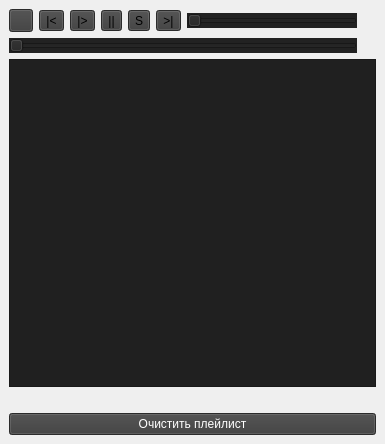
<?xml version="1.0" encoding="UTF-8"?>
<ui version="4.0">
 <class>MainWindow</class>
 <widget class="QMainWindow" name="MainWindow">
  <property name="geometry">
   <rect>
    <x>0</x>
    <y>0</y>
    <width>385</width>
    <height>444</height>
   </rect>
  </property>
  <property name="windowTitle">
   <string>IWoo_Player</string>
  </property>
  <property name="styleSheet">
   <string notr="true">MainWindow{
background-color: rgb(34, 34, 34);

}
</string>
  </property>
  <widget class="QWidget" name="centralwidget">
   <layout class="QGridLayout" name="gridLayout">
    <item row="0" column="2">
     <widget class="QToolButton" name="btn_play">
      <property name="styleSheet">
       <string notr="true">QToolButton{
	background-color: rgb(60, 60, 60);

}</string>
      </property>
      <property name="text">
       <string>|&gt;</string>
      </property>
      <property name="icon">
       <iconset resource="resourses.qrc">
        <normaloff>:/img/pl.png</normaloff>:/img/pl.png</iconset>
      </property>
     </widget>
    </item>
    <item row="0" column="3">
     <widget class="QToolButton" name="btn_pause">
      <property name="styleSheet">
       <string notr="true">QToolButton{
	background-color: rgb(60, 60, 60);

}
</string>
      </property>
      <property name="text">
       <string>||</string>
      </property>
      <property name="icon">
       <iconset resource="resourses.qrc">
        <normaloff>:/img/ps.png</normaloff>:/img/ps.png</iconset>
      </property>
     </widget>
    </item>
    <item row="0" column="1">
     <widget class="QToolButton" name="btn_previous">
      <property name="styleSheet">
       <string notr="true">QToolButton{
	background-color: rgb(60, 60, 60);

}
</string>
      </property>
      <property name="text">
       <string>|&lt;</string>
      </property>
      <property name="icon">
       <iconset resource="resourses.qrc">
        <normaloff>:/img/t.png</normaloff>:/img/t.png</iconset>
      </property>
     </widget>
    </item>
    <item row="0" column="0">
     <widget class="QToolButton" name="btn_add">
      <property name="styleSheet">
       <string notr="true">QToolButton{
	background-color: rgb(60, 60, 60);

}</string>
      </property>
      <property name="text">
       <string/>
      </property>
      <property name="icon">
       <iconset resource="resourses.qrc">
        <normaloff>:/img/g+.png</normaloff>:/img/g+.png</iconset>
      </property>
      <property name="iconSize">
       <size>
        <width>16</width>
        <height>16</height>
       </size>
      </property>
     </widget>
    </item>
    <item row="0" column="5">
     <widget class="QToolButton" name="btn_next">
      <property name="styleSheet">
       <string notr="true">QToolButton{
	background-color: rgb(60, 60, 60);

}</string>
      </property>
      <property name="text">
       <string>&gt;|</string>
      </property>
      <property name="icon">
       <iconset resource="resourses.qrc">
        <normaloff>:/img/gt.png</normaloff>:/img/gt.png</iconset>
      </property>
     </widget>
    </item>
    <item row="0" column="6">
     <widget class="QSlider" name="sl_volume">
      <property name="autoFillBackground">
       <bool>false</bool>
      </property>
      <property name="styleSheet">
       <string notr="true">QSlider{
	selection-background-color: rgb(62, 62, 62);
	selection-color: rgb(31, 31, 31);
	gridline-color: rgb(38, 38, 38);
background-color: rgb(34, 34, 34);
	
}
</string>
      </property>
      <property name="orientation">
       <enum>Qt::Horizontal</enum>
      </property>
     </widget>
    </item>
    <item row="5" column="0" colspan="8">
     <widget class="QLabel" name="currentTrack">
      <property name="styleSheet">
       <string notr="true">QLabel{
	color: rgb(255, 255, 255);
}</string>
      </property>
      <property name="text">
       <string/>
      </property>
     </widget>
    </item>
    <item row="0" column="4">
     <widget class="QToolButton" name="btn_stop">
      <property name="styleSheet">
       <string notr="true">QToolButton{
	background-color: rgb(60, 60, 60);

}
</string>
      </property>
      <property name="text">
       <string>S</string>
      </property>
      <property name="icon">
       <iconset resource="resourses.qrc">
        <normaloff>:/img/st.png</normaloff>:/img/st.png</iconset>
      </property>
     </widget>
    </item>
    <item row="1" column="8">
     <widget class="QLabel" name="time">
      <property name="styleSheet">
       <string notr="true">QLabel{
	color: rgb(255, 255, 255);
}</string>
      </property>
      <property name="text">
       <string/>
      </property>
     </widget>
    </item>
    <item row="0" column="8">
     <widget class="QLabel" name="l_volume">
      <property name="styleSheet">
       <string notr="true">QLabel{
	color: rgb(255, 255, 255);

}</string>
      </property>
      <property name="text">
       <string/>
      </property>
     </widget>
    </item>
    <item row="1" column="0" colspan="7">
     <widget class="QSlider" name="h_slider">
      <property name="styleSheet">
       <string notr="true">QSlider{
background-color: rgb(34, 34, 34);

}
</string>
      </property>
      <property name="orientation">
       <enum>Qt::Horizontal</enum>
      </property>
     </widget>
    </item>
    <item row="4" column="0" colspan="9">
     <widget class="QTableView" name="playlistView">
      <property name="styleSheet">
       <string notr="true">QTableView{
	alternate-background-color: rgb(30, 30, 30);
	color: rgb(255, 255, 255);
	background-color: rgb(32,32, 32);
	border-color: rgb(0, 0, 0);
	border-top-color: rgb(0, 0, 0);
	border-right-color: rgb(0, 0, 0);
	border-left-color: rgb(0, 0, 0);
	border-bottom-color: rgb(0, 0, 0);

}</string>
      </property>
     </widget>
    </item>
    <item row="6" column="0" colspan="9">
     <widget class="QPushButton" name="pushButton">
      <property name="styleSheet">
       <string notr="true">QPushButton{
	color: rgb(255, 255, 255);
	background-color: rgb(60, 60, 60);

}</string>
      </property>
      <property name="text">
       <string>Очистить плейлист</string>
      </property>
     </widget>
    </item>
   </layout>
  </widget>
 </widget>
 <resources>
  <include location="resourses.qrc"/>
 </resources>
 <connections/>
</ui>
